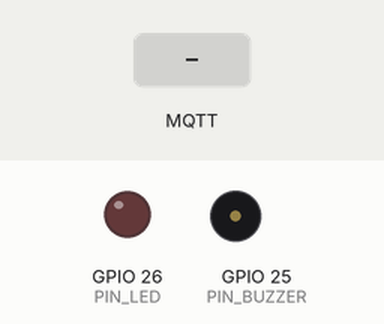
Recording of a sketch running on a simulated ESP32. On the bench: output pins drawn as LEDs (lit = HIGH), buzzer (waves = sounding). The inputs (shaded band) are chosen by the test bench. WiFi joins after 1.5 s; servers stay silent unless stated; no MQTT or app messages arrive unless stated; what the sketch prints to the serial monitor is not drawn.

Above: at 2.7 s.
2.8 s: MQTT message "ON" arrives on the first subscribed topic
At 3.2 s:
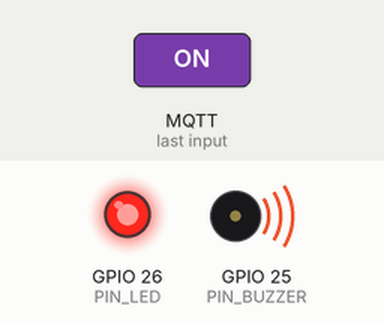
4.3 s: MQTT message "WARN" arrives on the first subscribed topic
At 5.6 s:
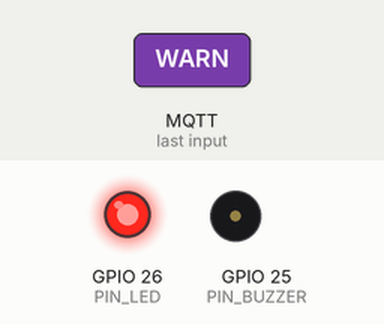
Timing chart, 0 to 13.3 s (numbered marks = the images above; inputs shaded):
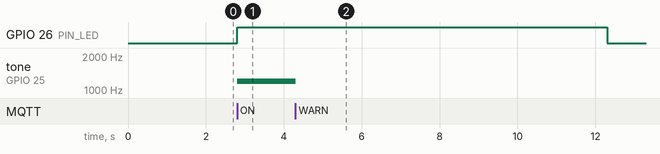

Measured:
- after the input at 2.8 s, GPIO 26 (PIN_LED): LOW → HIGH at once; tone on GPIO 25 (PIN_BUZZER): silent → 1200 Hz at once
- after the input at 4.3 s, GPIO 26 (PIN_LED): HIGH → LOW after 8.0 s instead of 8.5 s; tone on GPIO 25 (PIN_BUZZER): 1200 Hz → silent after 0.01 s instead of 8.5 s

The sketch:

sketch.ino
```cpp
/*
 * sketch.ino — ESP32 SIMULADO EN WOKWI para GUARDIAN.
 *
 * Se conecta al WiFi de Wokwi y a un broker MQTT publico, y reacciona a:
 *    "ON:<seg>" -> nivel ALTO : sirena (buzzer) + LED durante N segundos
 *    "WARN"     -> nivel MEDIO: solo LED (advertencia)
 *    "OFF"      -> apaga todo
 *
 * Cada alerta recibida se imprime en el monitor serial con un banner, para
 * comprobar que llegan bien. Cada 30 s imprime un latido "esperando alertas".
 *
 * IMPORTANTE: crea el proyecto en Wokwi como "ESP32 (Arduino)" para que el
 * archivo sea sketch.ino (C++). Si Wokwi crea main.c, el compilador falla.
 * Librerias (Library Manager): PubSubClient.
 * El TOPIC debe ser EXACTAMENTE igual al de config.yaml (actuator.topic).
 */
#include <WiFi.h>
#include <PubSubClient.h>

const char* WIFI_SSID  = "Wokwi-GUEST";
const char* WIFI_PASS  = "";
const char* MQTT_HOST  = "broker.hivemq.com";
const int   MQTT_PORT  = 1883;
const char* MQTT_TOPIC = "guardian/demo7k3x9/siren";  // <-- igual que en config.yaml

const int PIN_BUZZER = 25;
const int PIN_LED    = 26;

WiFiClient wifiClient;
PubSubClient mqtt(wifiClient);

unsigned long offAt = 0;
unsigned long alertCount = 0;
unsigned long lastBeat = 0;

void allOff() {
  noTone(PIN_BUZZER);
  digitalWrite(PIN_LED, LOW);
}

void onMessage(char* topic, byte* payload, unsigned int length) {
  String msg;
  for (unsigned int i = 0; i < length; i++) msg += (char)payload[i];
  alertCount++;

  Serial.println();
  Serial.println("==========================================");
  Serial.printf ("  ALERTA RECIBIDA #%lu   (t = %lu s)\n", alertCount, millis() / 1000);
  Serial.printf ("  topic  : %s\n", topic);
  Serial.printf ("  mensaje: %s\n", msg.c_str());

  if (msg.startsWith("ON")) {
    int seconds = 10;
    int sep = msg.indexOf(':');
    if (sep > 0) seconds = msg.substring(sep + 1).toInt();
    digitalWrite(PIN_LED, HIGH);
    tone(PIN_BUZZER, 1200);
    offAt = millis() + (unsigned long)seconds * 1000UL;
    Serial.printf ("  accion : NIVEL ALTO -> SIRENA + LED por %d s\n", seconds);
  } else if (msg == "WARN") {
    noTone(PIN_BUZZER);
    digitalWrite(PIN_LED, HIGH);
    offAt = millis() + 8000UL;
    Serial.println("  accion : NIVEL MEDIO -> solo LED por 8 s");
  } else if (msg == "OFF") {
    allOff();
    offAt = 0;
    Serial.println("  accion : APAGAR todo");
  } else {
    Serial.println("  accion : mensaje desconocido, se ignora");
  }
  Serial.println("==========================================");
}

void connectWifi() {
  Serial.print("Conectando WiFi");
  WiFi.begin(WIFI_SSID, WIFI_PASS);
  while (WiFi.status() != WL_CONNECTED) { delay(300); Serial.print("."); }
  Serial.println(" OK");
}

void connectMqtt() {
  while (!mqtt.connected()) {
    String id = "esp32-guardian-" + String((uint32_t)ESP.getEfuseMac(), HEX);
    Serial.printf("Conectando a MQTT %s:%d ...", MQTT_HOST, MQTT_PORT);
    if (mqtt.connect(id.c_str())) {
      mqtt.subscribe(MQTT_TOPIC);
      Serial.println(" OK");
      Serial.printf("Suscrito a: %s\n", MQTT_TOPIC);
      Serial.println("Conectado a MQTT. Esperando alertas.");
    } else {
      Serial.printf(" fallo (rc=%d), reintento en 2 s\n", mqtt.state());
      delay(2000);
    }
  }
}

void setup() {
  Serial.begin(115200);
  pinMode(PIN_BUZZER, OUTPUT);
  pinMode(PIN_LED, OUTPUT);
  allOff();
  connectWifi();
  mqtt.setServer(MQTT_HOST, MQTT_PORT);
  mqtt.setCallback(onMessage);
  connectMqtt();
}

void loop() {
  if (WiFi.status() != WL_CONNECTED) connectWifi();
  if (!mqtt.connected()) connectMqtt();
  mqtt.loop();

  if (offAt != 0 && millis() >= offAt) {
    allOff();
    offAt = 0;
    Serial.println(">> Sirena/LED apagados automaticamente");
  }

  if (millis() - lastBeat >= 30000UL) {
    lastBeat = millis();
    Serial.printf("[t = %lu s] Conectado, esperando alertas... (recibidas: %lu)\n",
                  millis() / 1000, alertCount);
  }
}
```
